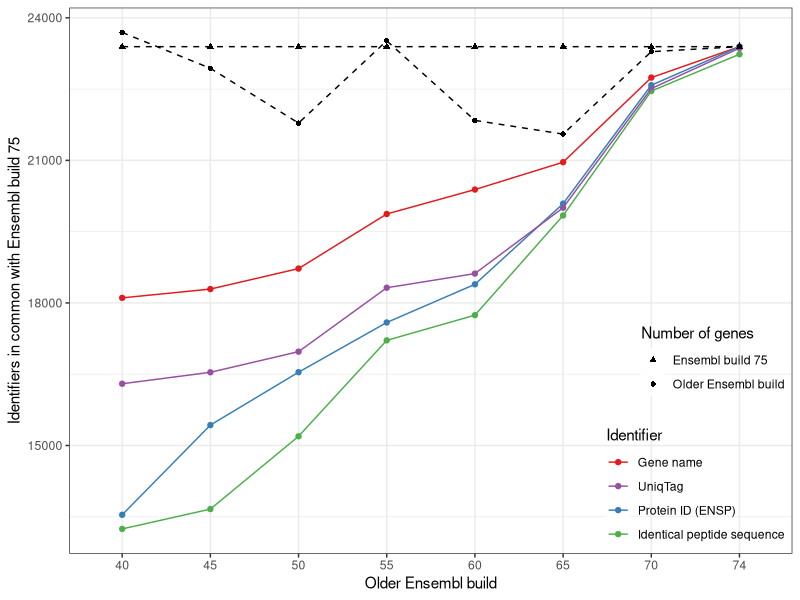
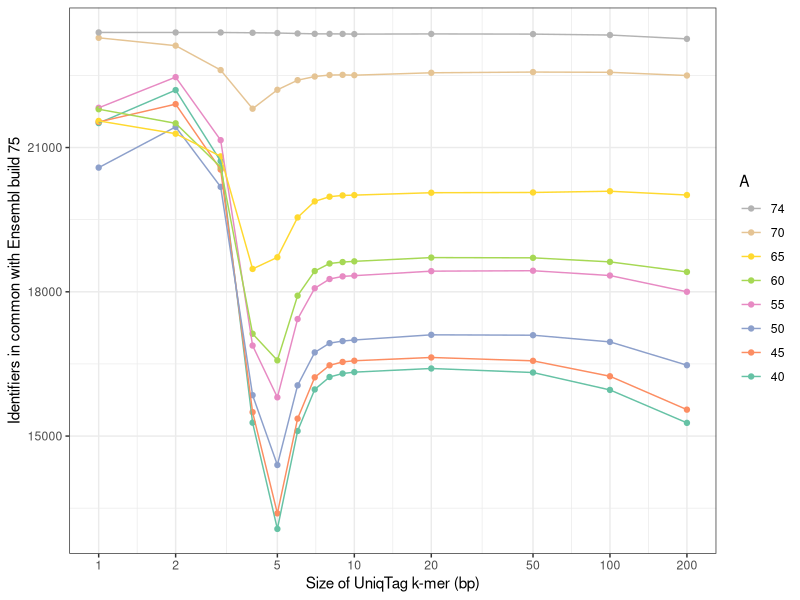

Recreate these plots in R, in order.
## ---- chunk 1
library(ggplot2)
library(reshape2)
library(scales) # for alpha
## ---- chunk 2
data.orig <- read.delim('uniqtag.tsv',
	colClasses = c(A = 'factor', B = 'factor'))
x <- do.call(rbind, strsplit(as.character(data.orig$Table), '.', fixed = TRUE))
colnames(x) <- c('Data', 'Transform', 'Identifier')
data <- cbind(data.orig, x)
rm(x)
data$k <- as.integer(gsub('^[a-z]*', '', data$Identifier))

build.wide <- with(data,
	data.frame(Build.A = A, Build.B = B,
		Num.A = Only.A + Both, Num.B = Only.B + Both))
build.tall <- melt(build.wide, id.vars = c('Build.A', 'Build.B'),
	variable.name = 'Build', value.name = 'Count')
## ---- chunk 3
data.subset <- subset(data, data$k == 9 | is.na(data$k))
aes.data <- aes(x = A, y = Both,
	group = Table, color = Identifier)
aes.build <- aes(x = Build.A, y = Count,
	group = Build, shape = Build)
ggplot() +
	geom_point(aes.data, data.subset) +
	geom_line(aes.data, data.subset) +
	scale_color_brewer(palette = 'Set1',
		breaks = c('gene', 'uniqtag9', 'id', 'seq'),
		labels = c('Gene name', 'UniqTag',
			'Protein ID (ENSP)', 'Identical peptide sequence')) +

	geom_point(aes.build, build.tall) +
	geom_line(aes.build, build.tall, linetype = 'dashed') +
	scale_shape(name = 'Number of genes',
		breaks = c('Num.B', 'Num.A'),
		labels = c('Ensembl build 75', 'Older Ensembl build')) +

	theme_bw() +
	theme(legend.position = c(1.0, 0),
		legend.justification = c(1, 0),
		legend.box.just = 'right',
		legend.background = element_rect(fill = alpha('white', 0))) +
	xlab('Older Ensembl build') +
	ylab('Identifiers in common with Ensembl build 75')
## ---- chunk 4
ggplot(na.omit(data), aes(x = k, y = Both, group = A, color = A)) +
	geom_point() +
	geom_line() +
	scale_x_continuous(trans = log_trans(),
		breaks = c(1, 2, 5, 10, 20, 50, 100, 200)) +
	scale_color_brewer(palette = 'Set2') +
	guides(color = guide_legend(reverse = TRUE)) +
	theme_bw() +
	xlab('Size of UniqTag k-mer (bp)') +
	ylab('Identifiers in common with Ensembl build 75')
